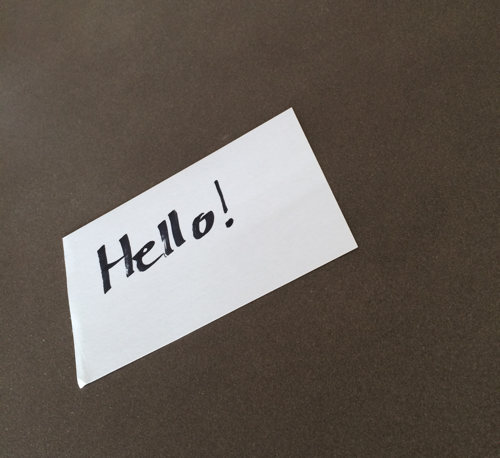
#> input picture circle_test/example_03.png, 500 x 458 px, given in place of the camera
$ python test.py
#> lines starting #> are read from the running program, lines starting #| are printed output that depends on the picture; after the words box and inside, x2 and y2 are one past the last pixel; in counts of white or black regions, pixels touching at a corner belong together
### circle_test/transform.py
# import the necessary packages
import numpy as np
import cv2

def order_points(pts):
	# initialzie a list of coordinates that will be ordered
	# such that the first entry in the list is the top-left,
	# the second entry is the top-right, the third is the
	# bottom-right, and the fourth is the bottom-left
	rect = np.zeros((4, 2), dtype = "float32")

	# the top-left point will have the smallest sum, whereas
	# the bottom-right point will have the largest sum
	s = pts.sum(axis = 1)
	rect[0] = pts[np.argmin(s)]
	rect[2] = pts[np.argmax(s)]

	# now, compute the difference between the points, the
	# top-right point will have the smallest difference,
	# whereas the bottom-left will have the largest difference
	diff = np.diff(pts, axis = 1)
	rect[1] = pts[np.argmin(diff)]
	rect[3] = pts[np.argmax(diff)]

	# return the ordered coordinates
	return rect

# [37 lines left out: function four_point_transform, not called in this run]

### circle_test/test.py
import cv2 as cv
import numpy as np
import datetime

from transform import order_points
from transform import four_point_transform
SAVE_VIDEO = False
flag = False

cap = cv.VideoCapture(0)
current = datetime.datetime.now()
current = current.strftime("%H-%M-%S")

RATIO = 1.73

IS_FOUND = False


while(cap.isOpened()):

	ret, img = cap.read()
#> img is the input picture: shape (458, 500, 3); mean B, G, R 86.6, 94.4, 102.9
	col, row = img.shape[:2]
#> col = 458; row = 500
	col2 = col
#> col2 = 458
	row2 = int(col*RATIO)
#> row2 = 792
	dst = img
	# Preprocess the image with a median blur to make it more robust
	# img_blur = cv.medianBlur(img,5)
	gray = cv.cvtColor( img, cv.COLOR_BGR2GRAY )
	gray = cv.bilateralFilter( gray, 1, 10, 120 )

	edges  = cv.Canny( gray, 10, 250 )
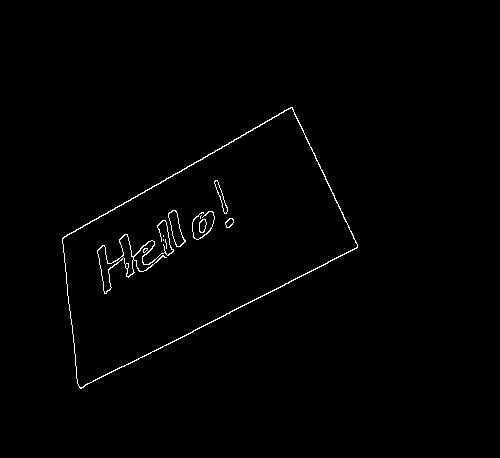
#> edges: shape (458, 500); 0.86% white in thin lines or dots, all inside (x1, y1, x2, y2) = (62, 107, 358, 389)
	kernel = cv.getStructuringElement( cv.MORPH_RECT, ( 7, 7 ) )
	closed = cv.morphologyEx( edges, cv.MORPH_CLOSE, kernel )
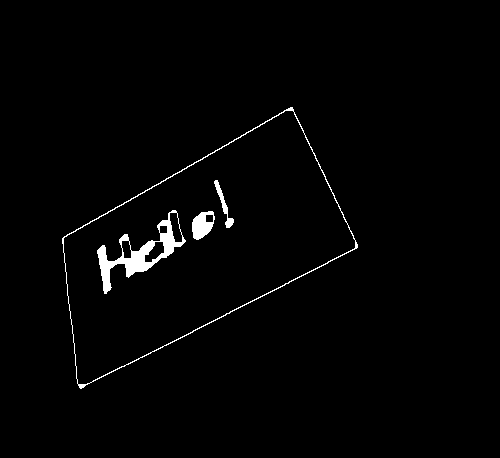
#> closed: shape (458, 500); 1.5% white; 4 white regions

	contours, h = cv.findContours( closed, cv.RETR_EXTERNAL, cv.CHAIN_APPROX_SIMPLE )
#> contours = 1 contour; box (x1, y1, x2, y2) and area: (62, 107, 358, 389) 42796; h = [[-1, -1, -1, -1]]

	for cont in contours:
		if cv.contourArea( cont ) < 20000 : continue

		# print(cv.contourArea( cont ))
		arc_len = cv.arcLength( cont, True )
		approx = cv.approxPolyDP( cont, 0.1 * arc_len, True )

		if ( len( approx ) != 4 ): continue
		IS_FOUND = True

		box = np.array([
			approx[0][0],
			approx[1][0],
			approx[2][0],
			approx[3][0]], dtype = "float32")

		box = order_points(box)

		des = np.float32([[0,0],[row2,0],[row2,col2],[0,col2]])

		M = cv.getPerspectiveTransform(box, des)

		dst = cv.warpPerspective(img,M,(int(row2),col2))
#> this loop made 1 pass
#> (arc_len, approx, IS_FOUND, box, s in order_points, diff in order_points, des) on pass 1: (944, [[292, 107], [62, 238], [80, 388], [357, 247]], True, [[62, 238], [292, 107], [357, 247], [80, 388]], [399, 300, 468, 604], [-185, 176, 308, -110], [[0, 0], [792, 0], [792, 458], [0, 458]])
#> pass 1, `dst = cv.warpPerspective(img,M,(int(row2),col2))`:
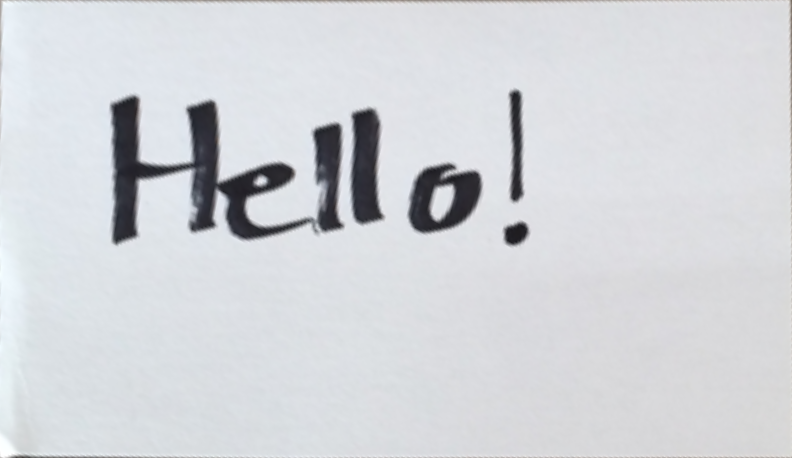
#> dst: shape (458, 792, 3); mean B, G, R 217.6, 213.4, 211

		# cv.drawContours( img, [approx], -1, ( 255, 0, 0 ), 2 )
		# for i in range(4):
		# 	cv.putText(img, str(i), (box[i][0], box[i][1]), cv.FONT_HERSHEY_PLAIN, 2.0, (0, 0, 255), 2)

	# if (IS_FOUND == False): continue
	dst_hue = cv.cvtColor(dst, cv.COLOR_BGR2HSV)
#> dst_hue: shape (458, 792, 3); mean H, S, V 109, 9, 217.6
	low_range2 = np.array([100, 100, 100])
	high_range2 = np.array([120, 255, 255])
	mask = cv.inRange(dst_hue, low_range2, high_range2)
#> mask: shape (458, 792); every value is 0
	output = cv.connectedComponentsWithStats(mask, 8,cv.CV_32S)
	num_labels = output[0]
#> num_labels = 1
	labels = output[1]
#> labels: shape (458, 792) int32; every value is 0
	stats = output[2]
#> stats = [[0, 0, 792, 458, 362736]]
	centroid = output[3]
#> centroid = [[395.5, 228.5]]
	cal_center = []
	cal_radius = []

	# print(num_labels)
	for i in range(0,num_labels):
		radius = centroid[i][0] - stats[i][0]
		if radius > 8 or radius < 3: continue
		cal_center.append([centroid[i][0], centroid[i][1]])
		cal_radius.append([radius])
#> this loop made 1 pass
#> radius on pass 1: 395.5
#> after the loop, cal_center = []; cal_radius = []
	cal_center = np.uint16(np.around(cal_center))
#> cal_center = empty array
	cal_radius = np.uint16(np.around(cal_radius))
#> cal_radius = empty array

	num = cal_radius.size
#> num = 0
	for i in range(0,num):
		cv.circle(dst, (cal_center[i][0], cal_center[i][1]), cal_radius[i], (0,255,0), 3)

	cv.imshow('img', img)
	if (IS_FOUND):
		cv.imshow('dst', dst)

	if (not flag and SAVE_VIDEO):
		flag = True
		fourcc_img = cv.VideoWriter_fourcc(*'XVID')
		fourcc_mask = cv.VideoWriter_fourcc(*'XVID')
		path_img = '../test_results/'+current+'_img.avi'
		path_mask = '../test_results/'+current+'_mask.avi'
		out_img = cv.VideoWriter(path_img, fourcc_img, 20.0, (row,col))
		out_mask = cv.VideoWriter(path_mask, fourcc_mask, 20.0, (row2,col2))

	if flag:
		out_img.write(img)
		out_mask.write(dst)

	key = cv.waitKey(1) & 0xFF
#> (key q is pressed here)
	if key == ord('s'):
		cv.imwrite('test_results/intersection.jpg',img)
	elif key == ord('q'):
		break
	elif key == ord('v'):
		SAVE_VIDEO = True

cap.release()
if (SAVE_VIDEO):
	out_img.release()
	out_mask.release()
cv.destroyAllWindows()
